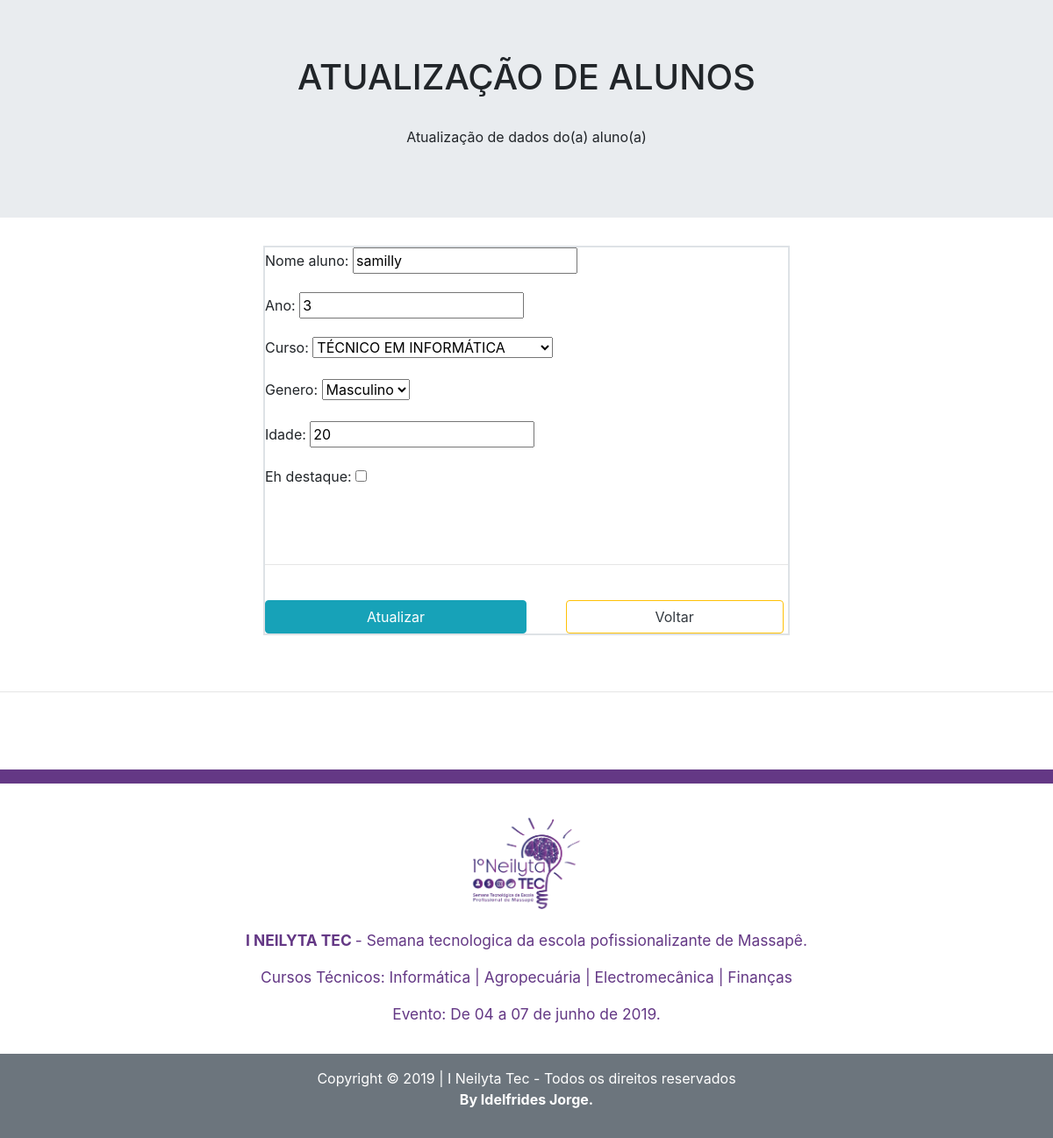
/update/2/1/, run on the app's committed database.
### app_neilytaTec1/models.py (models this page shows, shortened)
class Alunos(models.Model):
    nome_aluno = models.CharField(max_length=100)
    ano = models.IntegerField(default=3)
    curso = models.ForeignKey(
        Cursos,
        on_delete=models.CASCADE
    )
    genero = models.CharField(
        max_length=30,
        choices=GENDER_CHOICE,
    )
    idade = models.IntegerField()
    eh_destaque = models.BooleanField()
    class Meta:
        verbose_name_plural = 'Alunos'

### app_neilytaTec1/views.py (the view, shortened to what this page needs)
# urls.py: path('update/<int:code>/<int:pk>/', update, name='url_update'),
def update(request, code, pk):
    if code == 2: # update aluno
        dados = {}
        dados['info'] = 'Atualização de dados do(a) aluno(a) '
        alunoData = Alunos.objects.get(id = pk)
        dados['update_aluno'] = alunoData
        form = AlunoForm(request.POST or None, instance=alunoData)
        if form.is_valid():
            form.save()
            return redirect('go2listaralunos')
        dados['form'] = form
        return render(
            request,
            'app_neilytaTec1/formUpdateAluno.html',
            dados
        )

### app_neilytaTec1/formsApp.py
class AlunoForm(ModelForm):
    class Meta:
        model = Alunos
        fields = [
            'nome_aluno',
            'ano',
            'curso',
            'genero',
            'idade',
            'eh_destaque'
        ]

### app_neilytaTec1/models.py (called while the page is built)
    def __str__(self):
        return '%s' % (self.nome_Curso)

### app_neilytaTec1/templates/app_neilytaTec1/formUpdateAluno.html (shortened to what this page needs)
<!DOCTYPE html>
<html lang="pt-bt">
<head>
    <link rel="stylesheet" href="https://stackpath.bootstrapcdn.com/bootstrap/4.3.1/css/bootstrap.min.css">
</head>
<body>
    <div class="jumbotron jumbotron-fluid">
        <h1 style="text-transform: uppercase; text-align: center">Atualização de Alunos</h1><br>
        <p class="text-center display-6">{{ info }}</p><p class="text-center text-uppercase font-weight-bold display-4"> {{ update_aluno.nome }} </p>
    </div>
    <div class="conteiner w-50 mx-auto border border">
        <form method="post" class="w-100 border border">
            {{ form.as_p }}
            <br><br>
            <hr>
            <br>
            <div class="w-100 mx-auto">
                <button type="submit" class="btn btn-info text-white mr-3 col-6">Atualizar</button>
                <a href="{% url 'go2listaralunos' %}" class=" ml-4">
                    <button type="button" class="btn btn-outline-warning text-dark col-5">Voltar</button>
                </a>
            </div>
        </form>
    </div>
    <br><br>
    <hr>
    <br><br><br>
    <div class="py-2" style="background-color:#643885;"></div>
    <section class="text-white text-weight-bold text-center">
        <div class="py-3" style="color:#643885; font-size:13pt;">
            <a href="{% url 'url_home' %}"><img src="../../../media/images/Logo-Ev-EEEP.png" width="150" class="m-0 p-0"></a>
            <p><strong> I NEILYTA TEC </strong> - Semana tecnologica da escola pofissionalizante de Massapê.</p>
            <p>Cursos Técnicos: Informática | Agropecuária | Electromecânica | Finanças</p>
            <p>Evento: De 04 a 07 de junho de 2019.</p>
        </div>
        <footer class="bg-secondary py-3">
            <p>Copyright &copy; 2019 | I Neilyta Tec - Todos os direitos reservados <br><strong> By Idelfrides Jorge.</strong></p>
        </footer>
    </section>
</body>
</html>

### data on the page
Alunos: nome_aluno "samilly", ano "3", curso "TÉCNICO EM INFORMÁTICA", genero "Masculino", idade "20"

### other printed values
{{ info }} "Atualização de dados do(a) aluno(a)"
